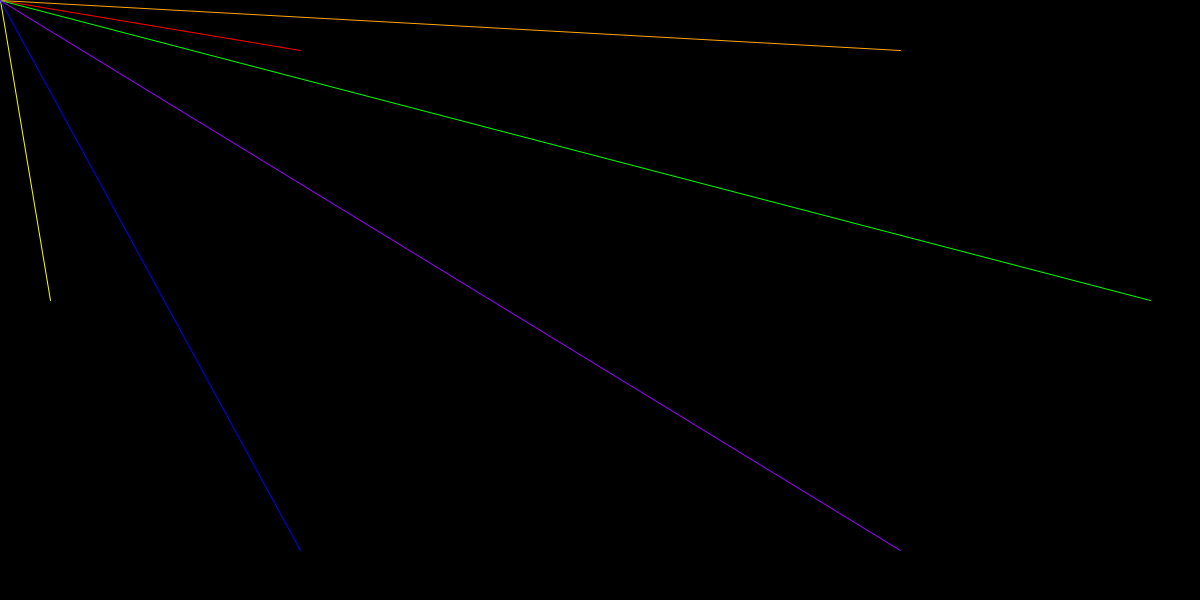
Frame 1 (no input)
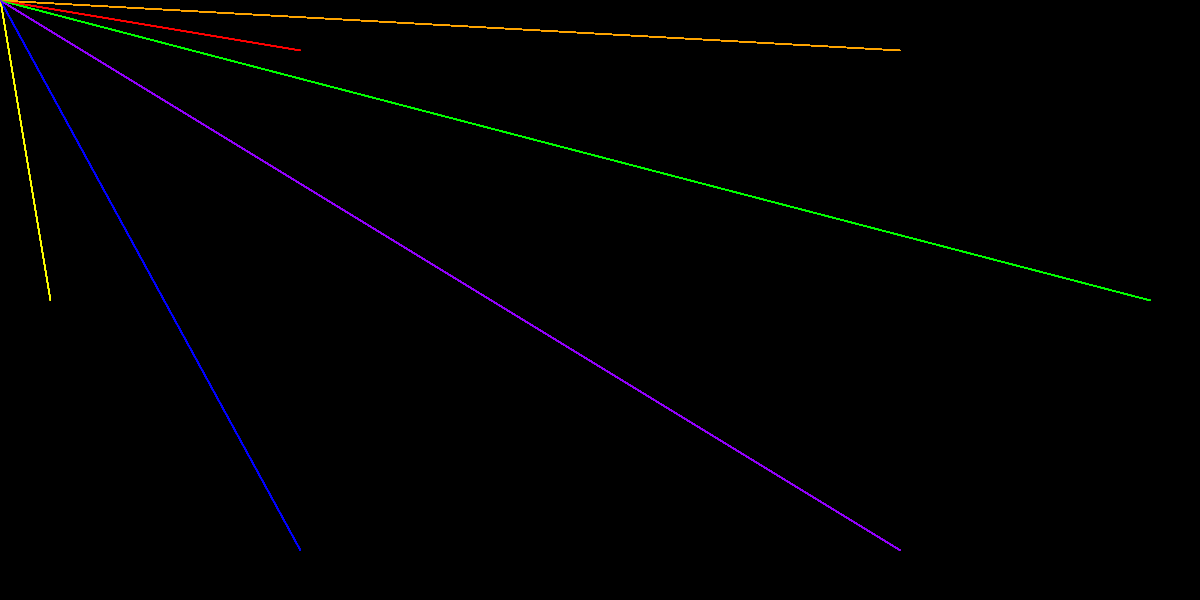
Frame 60 (the mouse pressed at the canvas centre just before this capture)
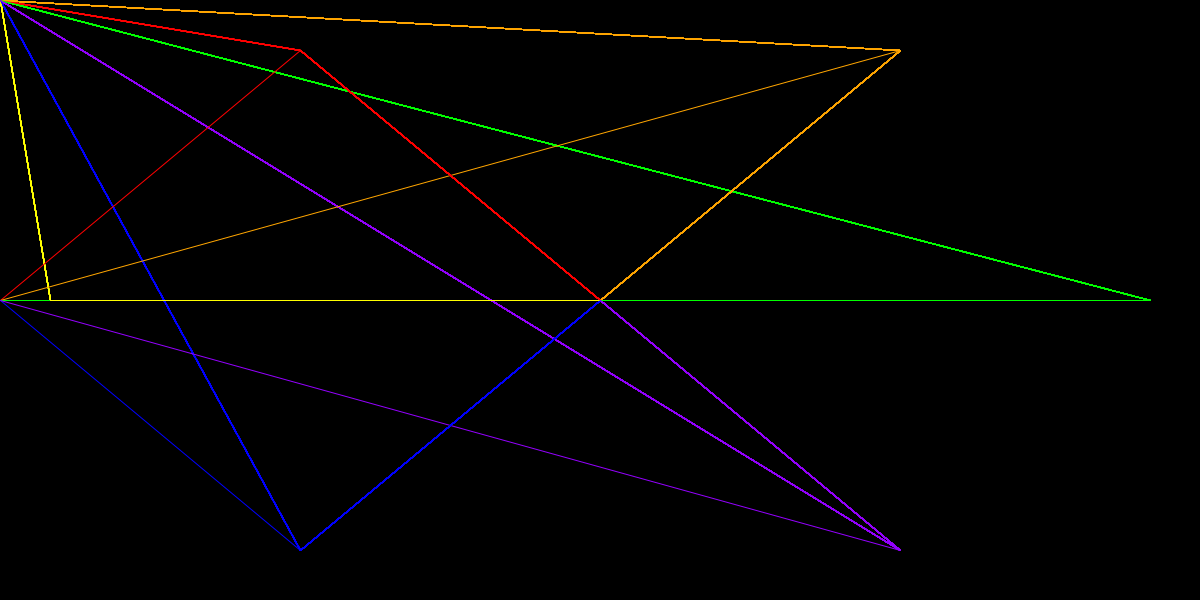
Frame 120 (the mouse held since frame 60 and released just before this capture)

The Processing sketch that drew these frames (run headless with seeded random() and noise(); from frame 60 on, the mouse is pressed at the canvas centre):

// Processing sketch: processing_71877
// ── processing_71877.pde

//Carter Nelson
//Introduction to Digital Media Fall 2012 - Assignment 01b
//Section B
//Sept. 9, 2012
//Due: Thursday Sept. 13, 2012

float randomDiameter = 100;      //global variable - float - diameter
int growingDiameter = 50;     //global variable - int - diameter
int randomRed = 0;     //global variable - float - color
boolean boolGrowing = false; //global variable - boolean - to grow or not to grow... that is the question
//*Boolean can be true or false
int value = 0;
int value2 = 255;

void setup() {

  size(1200, 600);     //screen size for ass. 1b
  background(0);
}

void draw() {
  
  //noFill();
  //stroke(255, 102, 0);
  //line(1190, 10, 10, 10);
  //line(10, 590, 1190, 590);
  //stroke(0, 0, 0);
  //bezier(1190, 10, 900, 200, 900, 400, 1190, 590);

//for(int i=2; i<300; i=i+6)

{  
  
  stroke(value2,value,value);
  line(300, 50, pmouseX, mouseY); 
  println(mouseX + " : " + pmouseX);

  stroke(value2,165,value);
  line(900, 50, pmouseX, mouseY); 
  println(mouseX + " : " + pmouseX);
  
  stroke(value2,value2,value);
  line(50, 300, pmouseX, mouseY); 
  println(mouseX + " : " + pmouseX);
  
  stroke(value,value2,value);
  line(1150, 300, pmouseX, mouseY); 
  println(mouseX + " : " + pmouseX);
  
  stroke(value,value,value2);
  line(300, 550, pmouseX, mouseY); 
  println(mouseX + " : " + pmouseX);

  stroke(148,value,value2);
  line(900, 550, pmouseX, mouseY); 
  println(mouseX + " : " + pmouseX);

}

  //fill(255,25);
  //rect(0,0,width,height);

  strokeWeight(1);
  smooth();     //andti-aliasing
  randomRed = int(random(255));     //int() for random float to int
  stroke(randomRed + 150, 0, 0);
  fill(randomRed, 0, 0);     //random red color
  //randomDiameter = random(50);     //random # generator for diameter
  //ellipse(mouseX, mouseY, randomDiameter, randomDiameter);     //ellipse drawn under mouse
  //rect(mouseX, mouseY, growingDiameter, growingDiameter);

  if (boolGrowing == true) {     //is boolGrowing equal to TRUE?, if not, ignore...
    if (growingDiameter < 50) {

      growingDiameter++;     //growingDiameter is assigned to growingDiameter + 1
    }

    else {

      growingDiameter = 0;     //restarts
    }
  }

  //ellipse(mouseX, mouseY, growingDiameter, growingDiameter);     //ellipse drawn under mouse
}

void mouseClicked() {

  
  
  if (value == 0) {
    value = 255;
  } else {
    value = 0;
  }


 if (value2 == 255) {
    value2 = 0;
  } else {
    value2 = 255;
  }

 

  //  if (boolGrowing == false) {

  //    boolGrowing = true;
  //  }

  //  else {

  //    boolGrowing = false;
  //  }


  //^ same as
  boolGrowing = !boolGrowing;     //! means "not"
}







void keyPressed() {
  if (key == 's') {
    save("carterNelson.png");
  }
}
